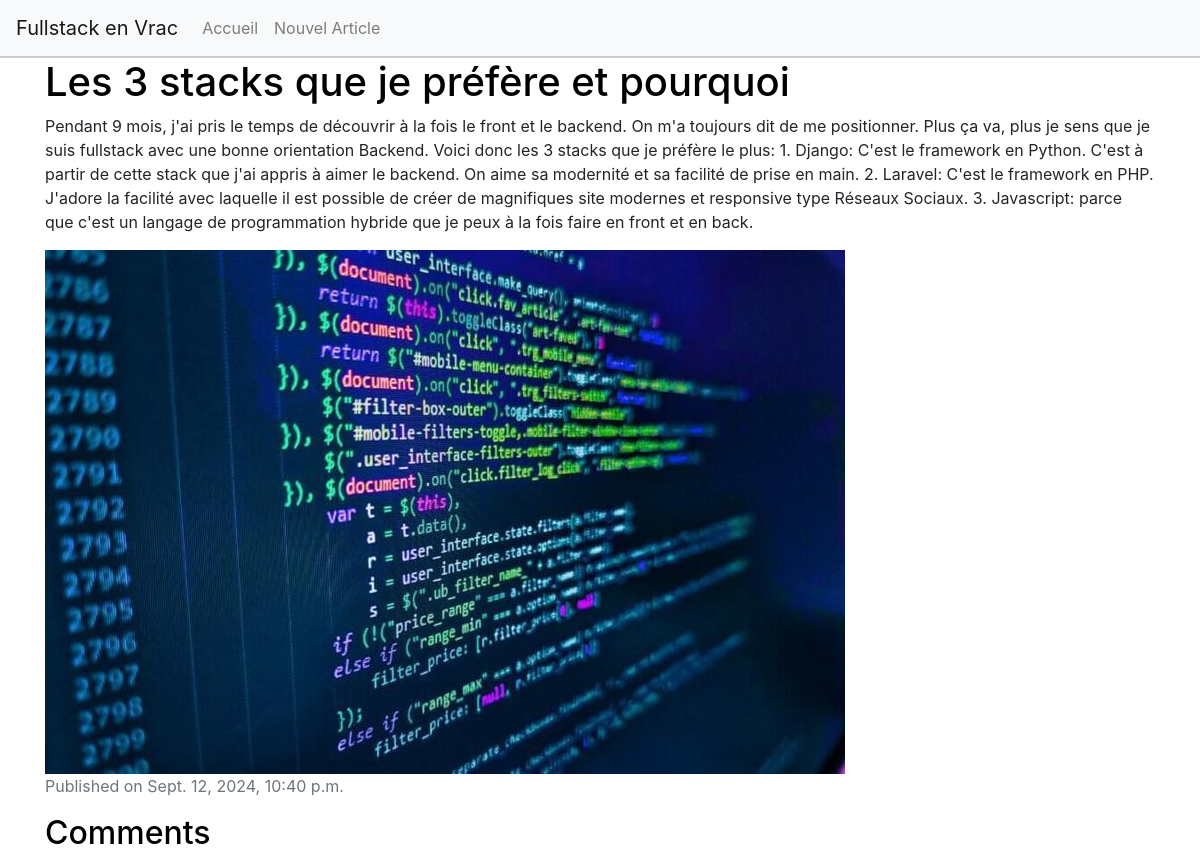
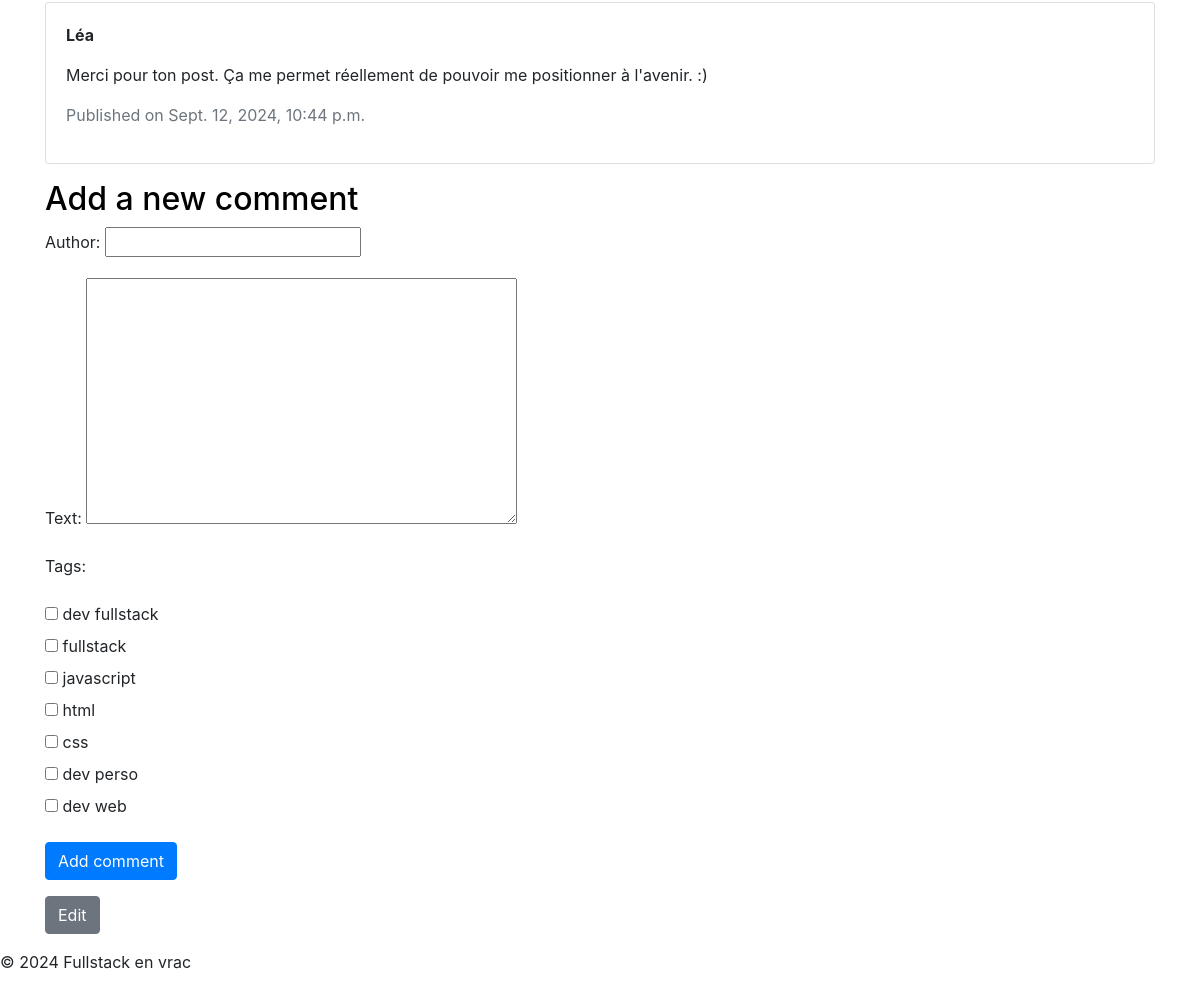
The app's page /post/2/ with its own data (2 pictures, top to bottom).
### myblog/blog/models.py (models this page shows, shortened)
class Post(models.Model):
    title = models.CharField(max_length=200, db_index=True)
    content = models.TextField()
    created_at = models.DateTimeField(default=timezone.now)
    updated_at = models.DateTimeField(auto_now=True)
    categories = models.ManyToManyField(Category, related_name='posts')
    tags = models.ManyToManyField(Tag, related_name='posts')
    image = models.ImageField(upload_to= 'images/', blank=True, null=True)
    file = models.FileField(upload_to='files/', blank=True, null=True)

class Comment(models.Model):
    post = models.ForeignKey(Post, related_name='comments', on_delete=models.CASCADE)
    author = models.CharField(max_length=100)
    text = models.TextField()
    created_at = models.DateTimeField(default=timezone.now)

### myblog/blog/views.py (the view)
# urls.py: path('post/<int:pk>/', views.post_detail, name='post_detail'),
def post_detail(request, pk):
    post = get_object_or_404(Post, pk=pk)
    if request.method == "POST":
        form = CommentForm(request.POST)
        if form.is_valid():
            comment = form.save(commit=False)
            comment.post = post
            comment.save()
            return redirect('post_detail', pk=post.pk)
    else:
        form = CommentForm()
    return render(request, 'blog/post_detail.html', {'post': post, 'form': form})

### myblog/blog/forms.py
class CommentForm(forms.ModelForm):
    class Meta:
        model = Comment
        fields = ['author', 'text']
        categories = forms.ModelMultipleChoiceField(
        queryset=Category.objects.all(),
        widget=forms.CheckboxSelectMultiple,
        required=False
    )
    tags = forms.ModelMultipleChoiceField(
        queryset=Tag.objects.all(),
        widget=forms.CheckboxSelectMultiple,
        required=False
    )

### myblog/blog/models.py (called while the page is built)
    def __str__(self):
        return self.name

### myblog/blog/templates/blog/post_detail.html (shortened to what this page needs)
{% extends "blog/base.html" %}
{% block content %}
<h1>{{ post.title }}</h1>
<p>{{ post.content }}</p>
{% if post.image %}
<img src="{{ post.image.url }}" alt="Post Image">
{% endif %}
<p class="text-muted">Published on {{ post.created_at }}</p>
<h2>Comments</h2>
{% for comment in post.comments.all %}
<div class="card mb-3">
    <div class="card-body">
        <p><strong>{{ comment.author }}</strong></p>
        <p>{{ comment.text }}</p>
        <p class="text-muted">Published on {{ comment.created_at }}</p>
    </div>
</div>
{% endfor %}
<h2>Add a new comment</h2>
<form method="POST">
    {{ form.as_p }}
    <button type="submit" class="btn btn-primary">Add comment</button>
</form>
<a class="btn btn-secondary mt-3" href="{% url 'post_edit' pk=post.pk %}">Edit</a>
{% endblock %}

### myblog/blog/static/css/styles.css (style rules this page uses)
body { font-family: 'Courier New', Courier, monospace; background-color: #bb92cd; color: black }
h1, h2, h3 { color: #000000; }

### records on screen
Post: title "Les 3 stacks que je préfère et pourquoi", content "Pendant 9 mois, j'ai pris le temps de découvrir à la fois le front et le backend. On m'a toujours dit de me positionner. Plus ça va, plus je sens que je suis fullstack avec une bonne orientation Backend. Voici donc les 3 stacks que je préfère le plus: 1. Django: C'est le framework en Python. C'est à partir de cette stack que j'ai appris à aimer le backend. On aime sa modernité et sa facilité de prise en main. 2. Laravel: C'est le framework en PHP. J'adore la facilité avec laquelle il est possible de créer de magnifiques site modernes et responsive type Réseaux Sociaux. 3. Javascript: parce que c'est un langage de programmation hybride que je peux à la fois faire en front et en back.", image (picture), created_at "Sept. 12, 2024, 10:40 p.m."
Comment: author "Léa", text "Merci pour ton post. Ça me permet réellement de pouvoir me positionner à l'avenir. :)", created_at "Sept. 12, 2024, 10:44 p.m."
